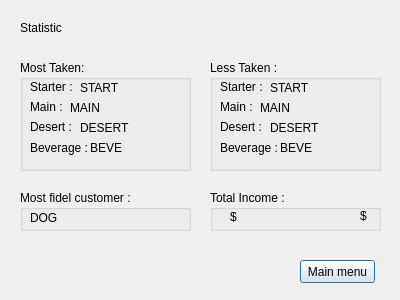
<?xml version="1.0" encoding="UTF-8"?>
<ui version="4.0">
 <class>AdminPanel</class>
 <widget class="QDialog" name="AdminPanel">
  <property name="geometry">
   <rect>
    <x>0</x>
    <y>0</y>
    <width>400</width>
    <height>300</height>
   </rect>
  </property>
  <property name="windowTitle">
   <string>Statistic</string>
  </property>
  <widget class="QPushButton" name="pushButton">
   <property name="geometry">
    <rect>
     <x>300</x>
     <y>260</y>
     <width>75</width>
     <height>23</height>
    </rect>
   </property>
   <property name="text">
    <string>Main menu</string>
   </property>
  </widget>
  <widget class="QLabel" name="label">
   <property name="geometry">
    <rect>
     <x>20</x>
     <y>20</y>
     <width>81</width>
     <height>16</height>
    </rect>
   </property>
   <property name="styleSheet">
    <string notr="true">font: 14pt &quot;Comic Sans MS&quot;;</string>
   </property>
   <property name="text">
    <string>Statistic</string>
   </property>
  </widget>
  <widget class="QGroupBox" name="MostTaken">
   <property name="geometry">
    <rect>
     <x>20</x>
     <y>60</y>
     <width>171</width>
     <height>111</height>
    </rect>
   </property>
   <property name="styleSheet">
    <string notr="true">font: 8pt &quot;Comic Sans MS&quot;;</string>
   </property>
   <property name="title">
    <string>Most Taken:</string>
   </property>
   <widget class="QLabel" name="label_2">
    <property name="geometry">
     <rect>
      <x>10</x>
      <y>20</y>
      <width>46</width>
      <height>13</height>
     </rect>
    </property>
    <property name="text">
     <string>Starter : </string>
    </property>
   </widget>
   <widget class="QLabel" name="label_3">
    <property name="geometry">
     <rect>
      <x>10</x>
      <y>40</y>
      <width>46</width>
      <height>13</height>
     </rect>
    </property>
    <property name="text">
     <string>Main : </string>
    </property>
   </widget>
   <widget class="QLabel" name="label_4">
    <property name="geometry">
     <rect>
      <x>10</x>
      <y>60</y>
      <width>46</width>
      <height>13</height>
     </rect>
    </property>
    <property name="text">
     <string>Desert : </string>
    </property>
   </widget>
   <widget class="QLabel" name="label_5">
    <property name="geometry">
     <rect>
      <x>10</x>
      <y>80</y>
      <width>61</width>
      <height>16</height>
     </rect>
    </property>
    <property name="text">
     <string>Beverage : </string>
    </property>
   </widget>
   <widget class="QLabel" name="MStarter">
    <property name="geometry">
     <rect>
      <x>60</x>
      <y>20</y>
      <width>81</width>
      <height>16</height>
     </rect>
    </property>
    <property name="text">
     <string>START</string>
    </property>
   </widget>
   <widget class="QLabel" name="MMain">
    <property name="geometry">
     <rect>
      <x>50</x>
      <y>40</y>
      <width>91</width>
      <height>16</height>
     </rect>
    </property>
    <property name="text">
     <string>MAIN</string>
    </property>
   </widget>
   <widget class="QLabel" name="MDesert">
    <property name="geometry">
     <rect>
      <x>60</x>
      <y>60</y>
      <width>101</width>
      <height>16</height>
     </rect>
    </property>
    <property name="styleSheet">
     <string notr="true">font: 8pt &quot;Comic Sans MS&quot;;</string>
    </property>
    <property name="text">
     <string>DESERT</string>
    </property>
   </widget>
   <widget class="QLabel" name="MBeverage">
    <property name="geometry">
     <rect>
      <x>70</x>
      <y>80</y>
      <width>91</width>
      <height>16</height>
     </rect>
    </property>
    <property name="text">
     <string>BEVE</string>
    </property>
   </widget>
  </widget>
  <widget class="QGroupBox" name="Income">
   <property name="geometry">
    <rect>
     <x>210</x>
     <y>190</y>
     <width>171</width>
     <height>41</height>
    </rect>
   </property>
   <property name="styleSheet">
    <string notr="true">font: 8pt &quot;Comic Sans MS&quot;;</string>
   </property>
   <property name="title">
    <string>Total Income : </string>
   </property>
   <widget class="QLabel" name="totIncome">
    <property name="geometry">
     <rect>
      <x>20</x>
      <y>20</y>
      <width>46</width>
      <height>13</height>
     </rect>
    </property>
    <property name="text">
     <string>$</string>
    </property>
   </widget>
   <widget class="QLabel" name="label_6">
    <property name="geometry">
     <rect>
      <x>150</x>
      <y>10</y>
      <width>21</width>
      <height>31</height>
     </rect>
    </property>
    <property name="styleSheet">
     <string notr="true">font: 10pt &quot;Comic Sans MS&quot;;</string>
    </property>
    <property name="text">
     <string>$</string>
    </property>
   </widget>
  </widget>
  <widget class="QGroupBox" name="Fidel">
   <property name="geometry">
    <rect>
     <x>20</x>
     <y>190</y>
     <width>171</width>
     <height>41</height>
    </rect>
   </property>
   <property name="styleSheet">
    <string notr="true">font: 8pt &quot;Comic Sans MS&quot;;</string>
   </property>
   <property name="title">
    <string>Most fidel customer : </string>
   </property>
   <widget class="QLabel" name="custoFidel">
    <property name="geometry">
     <rect>
      <x>10</x>
      <y>20</y>
      <width>151</width>
      <height>16</height>
     </rect>
    </property>
    <property name="text">
     <string>DOG</string>
    </property>
   </widget>
  </widget>
  <widget class="QGroupBox" name="LessTaken">
   <property name="geometry">
    <rect>
     <x>210</x>
     <y>60</y>
     <width>171</width>
     <height>111</height>
    </rect>
   </property>
   <property name="styleSheet">
    <string notr="true">font: 8pt &quot;Comic Sans MS&quot;;</string>
   </property>
   <property name="title">
    <string>Less Taken : </string>
   </property>
   <widget class="QLabel" name="label_12">
    <property name="geometry">
     <rect>
      <x>10</x>
      <y>20</y>
      <width>46</width>
      <height>13</height>
     </rect>
    </property>
    <property name="text">
     <string>Starter : </string>
    </property>
   </widget>
   <widget class="QLabel" name="label_13">
    <property name="geometry">
     <rect>
      <x>10</x>
      <y>40</y>
      <width>46</width>
      <height>13</height>
     </rect>
    </property>
    <property name="text">
     <string>Main : </string>
    </property>
   </widget>
   <widget class="QLabel" name="label_14">
    <property name="geometry">
     <rect>
      <x>10</x>
      <y>60</y>
      <width>46</width>
      <height>13</height>
     </rect>
    </property>
    <property name="text">
     <string>Desert : </string>
    </property>
   </widget>
   <widget class="QLabel" name="label_15">
    <property name="geometry">
     <rect>
      <x>10</x>
      <y>80</y>
      <width>61</width>
      <height>16</height>
     </rect>
    </property>
    <property name="text">
     <string>Beverage : </string>
    </property>
   </widget>
   <widget class="QLabel" name="LBeverage">
    <property name="geometry">
     <rect>
      <x>70</x>
      <y>80</y>
      <width>91</width>
      <height>16</height>
     </rect>
    </property>
    <property name="text">
     <string>BEVE</string>
    </property>
   </widget>
   <widget class="QLabel" name="LStarter">
    <property name="geometry">
     <rect>
      <x>60</x>
      <y>20</y>
      <width>81</width>
      <height>16</height>
     </rect>
    </property>
    <property name="text">
     <string>START</string>
    </property>
   </widget>
   <widget class="QLabel" name="LMain">
    <property name="geometry">
     <rect>
      <x>50</x>
      <y>40</y>
      <width>91</width>
      <height>16</height>
     </rect>
    </property>
    <property name="text">
     <string>MAIN</string>
    </property>
   </widget>
   <widget class="QLabel" name="LDesert">
    <property name="geometry">
     <rect>
      <x>60</x>
      <y>60</y>
      <width>101</width>
      <height>16</height>
     </rect>
    </property>
    <property name="text">
     <string>DESERT</string>
    </property>
   </widget>
  </widget>
 </widget>
 <resources/>
 <connections/>
</ui>
